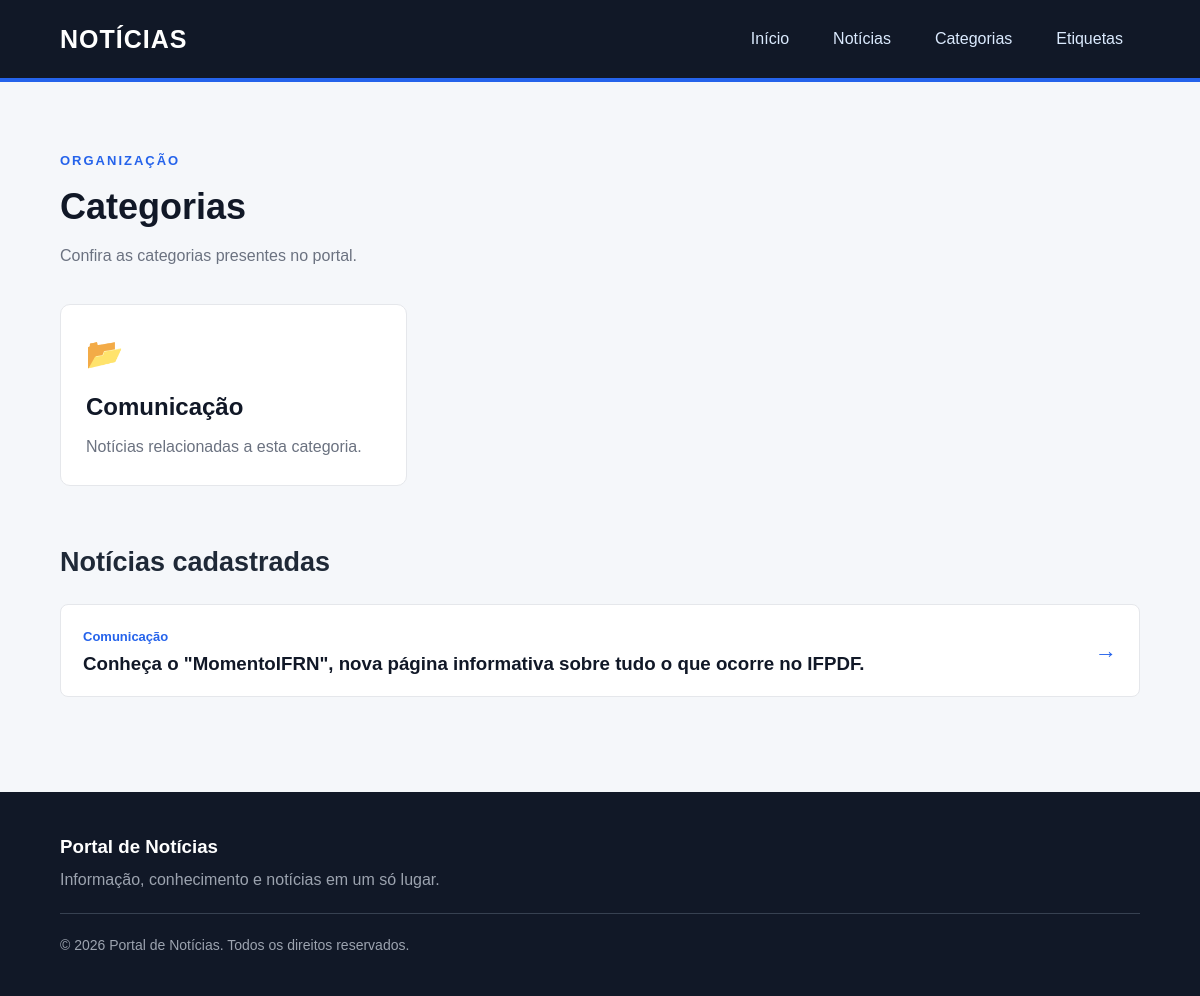
Page /noticias/lista_categorias/ on the committed database.
### noticias/models.py (models this page shows, shortened)
class Categoria(models.Model):
    nome = models.CharField(max_length=100)

class Noticia(models.Model):
    manchete = models.CharField(max_length=200)
    detalhamento = models.TextField()
    categoria = models.ForeignKey(Categoria, on_delete=models.CASCADE, related_name='noticias')
    tags = models.ManyToManyField('Tag', related_name='noticias')

### noticias/views.py (the view)
# urls.py: path('lista_categorias/', views.lista_categorias, name='lista_categorias'),
def lista_categorias(request):
    categorias = Categoria.objects.all()
    noticias = Noticia.objects.all()
    return render(request, 'noticias/lista_categorias.html', {'categorias': categorias, 'noticias': noticias})

### noticias/templates/noticias/lista_categorias.html (shortened to what this page needs)
{% extends 'base.html' %}
{% block content %}
<section class="pagina">
    <div class="titulo-pagina">
        <span>ORGANIZAÇÃO</span>
        <h1>Categorias</h1>
        <p>
            Confira as categorias presentes no portal.
        </p>
    </div>
    <div class="grid-categorias">
        {% for categoria in categorias %}
            <div class="card-categoria">
                <div class="categoria-icone">
                    📂
                </div>
                <h2>
                    {{ categoria.nome }}
                </h2>
                <p>
                    Notícias relacionadas a esta categoria.
                </p>
            </div>
        {% endfor %}
    </div>
    <div class="subtitulo">
        <h2>Notícias cadastradas</h2>
    </div>
    <div class="lista-simples">
        {% for noticia in noticias %}
            <a
                href="{% url 'detalhes_noticia' noticia.id %}"
                class="item-lista"
            >
                <div>
                    <span>
                        {{ noticia.categoria.nome }}
                    </span>
                    <h3>
                        {{ noticia.manchete }}
                    </h3>
                </div>
                <strong>→</strong>
            </a>
        {% empty %}
            <p>Nenhuma notícia cadastrada.</p>
        {% endfor %}
    </div>
</section>
{% endblock %}

### static/css/style.css (style rules this page uses)
* { margin: 0; padding: 0; box-sizing: border-box; }
body { font-family: Arial, Helvetica, sans-serif; background: #f5f7fa; color: #1f2937; line-height: 1.6; }
a { text-decoration: none; color: inherit; }
.secao, .pagina { width: 90%; max-width: 1200px; margin: 0 auto; padding: 65px 0; }
.titulo-secao, .titulo-pagina { margin-bottom: 35px; }
.titulo-secao span, .titulo-pagina span { color: #2563eb; font-size: 13px; font-weight: bold; letter-spacing: 2px; }
.titulo-secao h2, .titulo-pagina h1 { color: #111827; font-size: 36px; margin-top: 5px; }
.titulo-secao p, .titulo-pagina p { color: #6b7280; margin-top: 8px; }
.grid-categorias { display: grid; grid-template-columns: repeat(3, 1fr); gap: 20px; }
.card-categoria { background: white; border: 1px solid #e5e7eb; border-radius: 10px; padding: 25px; }
.categoria-icone { font-size: 30px; margin-bottom: 10px; }
.card-categoria h2 { color: #111827; margin-bottom: 8px; }
.card-categoria p { color: #6b7280; }
.subtitulo { margin-top: 55px; margin-bottom: 20px; }
.subtitulo h2 { font-size: 27px; }
.lista-simples { display: flex; flex-direction: column; gap: 10px; }
.item-lista { background: white; border: 1px solid #e5e7eb; border-radius: 8px; padding: 18px 22px; display: flex; justify-content: space-between; align-items: center; transition: 0.2s; }
.item-lista span { color: #2563eb; font-size: 13px; font-weight: bold; }
.item-lista h3 { color: #111827; }
.item-lista strong { color: #2563eb; font-size: 22px; }

### rows in the picture
Categoria: nome "Comunicação"
Noticia: categoria.nome "Comunicação", manchete "Conheça o \"MomentoIFRN\", nova página informativa sobre tudo o que ocorre no IFPDF."
